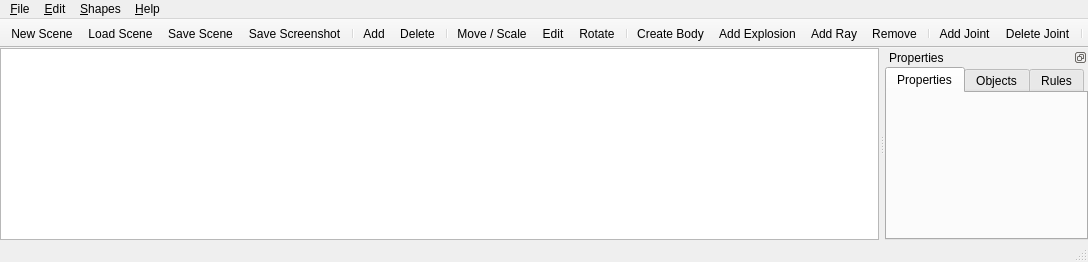
<?xml version="1.0" encoding="UTF-8"?>
<ui version="4.0">
 <class>MainWindow</class>
 <widget class="QMainWindow" name="MainWindow">
  <property name="windowTitle">
   <string>Physalis</string>
  </property>
  <widget class="QWidget" name="centralWidget">
   <layout class="QGridLayout" name="canvasLayout">
    <property name="spacing">
     <number>0</number>
    </property>
    <property name="leftMargin">
     <number>0</number>
    </property>
    <property name="topMargin">
     <number>0</number>
    </property>
    <property name="rightMargin">
     <number>0</number>
    </property>
    <property name="bottomMargin">
     <number>0</number>
    </property>
    <item row="0" column="0">
     <widget class="QWidget" name="rulerCorner" native="true">
      <property name="styleSheet">
       <string notr="true">background-color: rgb(248,248,248); border-right: 1px solid rgb(200,200,200); border-bottom: 1px solid rgb(200,200,200);</string>
      </property>
     </widget>
    </item>
    <item row="0" column="1">
     <widget class="RulerWidget" name="topRuler" native="true"/>
    </item>
    <item row="1" column="0">
     <widget class="RulerWidget" name="leftRuler" native="true"/>
    </item>
    <item row="1" column="1">
     <widget class="QGraphicsView" name="canvasView">
      <property name="focusPolicy">
       <enum>Qt::StrongFocus</enum>
      </property>
      <property name="contextMenuPolicy">
       <enum>Qt::CustomContextMenu</enum>
      </property>
      <property name="mouseTracking">
       <bool>true</bool>
      </property>
      <property name="dragMode">
       <enum>QGraphicsView::NoDrag</enum>
      </property>
      <property name="viewportUpdateMode">
       <enum>QGraphicsView::FullViewportUpdate</enum>
      </property>
     </widget>
    </item>
   </layout>
  </widget>
  <widget class="QMenuBar" name="menuBar">
   <widget class="QMenu" name="menuFile">
    <property name="title">
     <string>&amp;File</string>
    </property>
    <addaction name="actionNewScene"/>
    <addaction name="actionLoadScene"/>
    <addaction name="actionSaveScene"/>
    <addaction name="actionSaveSceneAs"/>
    <addaction name="separator"/>
    <addaction name="menuExport"/>
    <addaction name="separator"/>
    <addaction name="actionOptions"/>
    <addaction name="separator"/>
    <addaction name="actionExit"/>
   </widget>
   <widget class="QMenu" name="menuExport">
    <property name="title">
     <string>&amp;Export to</string>
    </property>
   </widget>
   <widget class="QMenu" name="menuEdit">
    <property name="title">
     <string>&amp;Edit</string>
    </property>
    <addaction name="actionUndo"/>
    <addaction name="actionRedo"/>
    <addaction name="separator"/>
    <addaction name="actionCopy"/>
    <addaction name="actionPaste"/>
    <addaction name="separator"/>
    <addaction name="actionSaveScreenshot"/>
   </widget>
   <widget class="QMenu" name="menuShapes">
    <property name="title">
     <string>&amp;Shapes</string>
    </property>
   <widget class="QMenu" name="menuAddShape">
    <property name="title">
     <string>Add</string>
    </property>
    <addaction name="actionAddRectangle"/>
    <addaction name="actionAddCircle"/>
    <addaction name="actionAddPolygon"/>
   </widget>
   <addaction name="menuAddShape"/>
   </widget>
   <addaction name="menuFile"/>
   <addaction name="menuEdit"/>
   <widget class="QMenu" name="menuHelp">
    <property name="title">
     <string>&amp;Help</string>
    </property>
    <addaction name="actionAbout"/>
   </widget>
   <addaction name="menuShapes"/>
   <addaction name="menuHelp"/>
  </widget>
  <widget class="QStatusBar" name="statusBar"/>
  <widget class="QToolBar" name="toolBar">
   <property name="windowTitle">
    <string>Tools</string>
   </property>
   <property name="movable">
    <bool>false</bool>
   </property>
   <property name="toolButtonStyle">
    <enum>Qt::ToolButtonIconOnly</enum>
   </property>
   <attribute name="toolBarArea">
    <enum>TopToolBarArea</enum>
   </attribute>
   <attribute name="toolBarBreak">
    <bool>false</bool>
   </attribute>
   <addaction name="actionNewScene"/>
   <addaction name="actionLoadScene"/>
   <addaction name="actionSaveScene"/>
   <addaction name="actionSaveScreenshot"/>
   <addaction name="separator"/>
   <addaction name="actionAddShape"/>
   <addaction name="actionDelete"/>
   <addaction name="separator"/>
   <addaction name="actionMoveScale"/>
   <addaction name="actionEditNodes"/>
   <addaction name="actionRotate"/>
   <addaction name="separator"/>
   <addaction name="actionCreateBody"/>
   <addaction name="actionAddExplosion"/>
   <addaction name="actionAddRay"/>
   <addaction name="actionDissolveBody"/>
   <addaction name="separator"/>
   <addaction name="actionAddJoint"/>
   <addaction name="actionDeleteJoint"/>
   <addaction name="separator"/>
  </widget>
  <widget class="QDockWidget" name="propertyDock">
   <property name="features">
    <set>QDockWidget::DockWidgetFloatable|QDockWidget::DockWidgetMovable</set>
   </property>
   <property name="windowTitle">
    <string>Properties</string>
   </property>
   <attribute name="dockWidgetArea">
    <number>2</number>
   </attribute>
   <widget class="QWidget" name="dockContents">
    <layout class="QVBoxLayout" name="dockLayout">
     <property name="spacing">
      <number>0</number>
     </property>
     <property name="leftMargin">
      <number>0</number>
     </property>
     <property name="topMargin">
      <number>0</number>
     </property>
     <property name="rightMargin">
      <number>0</number>
     </property>
     <property name="bottomMargin">
      <number>0</number>
     </property>
     <item>
      <widget class="QTabWidget" name="sidePanel">
       <property name="currentIndex">
        <number>0</number>
       </property>
       <widget class="PropertyPanel" name="propertyPanel">
        <attribute name="title">
         <string>Properties</string>
        </attribute>
       </widget>
       <widget class="SceneTree" name="sceneTree">
        <attribute name="title">
         <string>Objects</string>
        </attribute>
       </widget>
       <widget class="RulesPanel" name="rulesPanel">
        <attribute name="title">
         <string>Rules</string>
        </attribute>
       </widget>
      </widget>
     </item>
    </layout>
   </widget>
  </widget>
  <action name="actionNewScene">
   <property name="icon">
    <iconset resource="../resources/icons.qrc">
     <normaloff>:/icons/new_scene.svg</normaloff>:/icons/new_scene.svg</iconset>
   </property>
   <property name="text">
    <string>&amp;New Scene</string>
   </property>
   <property name="shortcut">
    <string>Ctrl+N</string>
   </property>
  </action>
  <action name="actionLoadScene">
   <property name="icon">
    <iconset resource="../resources/icons.qrc">
     <normaloff>:/icons/load_scene.svg</normaloff>:/icons/load_scene.svg</iconset>
   </property>
   <property name="text">
    <string>&amp;Load Scene...</string>
   </property>
   <property name="shortcut">
    <string>Ctrl+O</string>
   </property>
  </action>
  <action name="actionSaveScene">
   <property name="icon">
    <iconset resource="../resources/icons.qrc">
     <normaloff>:/icons/save_scene.svg</normaloff>:/icons/save_scene.svg</iconset>
   </property>
   <property name="text">
    <string>&amp;Save Scene</string>
   </property>
   <property name="shortcut">
    <string>Ctrl+S</string>
   </property>
  </action>
  <action name="actionSaveSceneAs">
   <property name="icon">
    <iconset resource="../resources/icons.qrc">
     <normaloff>:/icons/save_as.svg</normaloff>:/icons/save_as.svg</iconset>
   </property>
   <property name="text">
    <string>Save Scene &amp;As...</string>
   </property>
   <property name="shortcut">
    <string>Ctrl+Shift+S</string>
   </property>
  </action>
  <action name="actionAbout">
   <property name="text">
    <string>&amp;About</string>
   </property>
   <property name="toolTip">
    <string>Version, author and the engine plugins that were found</string>
   </property>
  </action>
  <action name="actionOptions">
   <property name="icon">
    <iconset resource="../resources/icons.qrc">
     <normaloff>:/icons/options.svg</normaloff>:/icons/options.svg</iconset>
   </property>
   <property name="text">
    <string>Options...</string>
   </property>
  </action>
  <action name="actionExit">
   <property name="icon">
    <iconset resource="../resources/icons.qrc">
     <normaloff>:/icons/exit.svg</normaloff>:/icons/exit.svg</iconset>
   </property>
   <property name="text">
    <string>Exit</string>
   </property>
  </action>
  <action name="actionUndo">
   <property name="icon">
    <iconset resource="../resources/icons.qrc">
     <normaloff>:/icons/undo.svg</normaloff>:/icons/undo.svg</iconset>
   </property>
   <property name="text">
    <string>&amp;Undo</string>
   </property>
   <property name="shortcut">
    <string>Ctrl+Z</string>
   </property>
  </action>
  <action name="actionRedo">
   <property name="icon">
    <iconset resource="../resources/icons.qrc">
     <normaloff>:/icons/redo.svg</normaloff>:/icons/redo.svg</iconset>
   </property>
   <property name="text">
    <string>&amp;Redo</string>
   </property>
   <property name="shortcut">
    <string>Ctrl+Y</string>
   </property>
  </action>
  <action name="actionCopy">
   <property name="icon">
    <iconset resource="../resources/icons.qrc">
     <normaloff>:/icons/copy.svg</normaloff>:/icons/copy.svg</iconset>
   </property>
   <property name="text">
    <string>&amp;Copy</string>
   </property>
   <property name="shortcut">
    <string>Ctrl+C</string>
   </property>
  </action>
  <action name="actionPaste">
   <property name="icon">
    <iconset resource="../resources/icons.qrc">
     <normaloff>:/icons/paste.svg</normaloff>:/icons/paste.svg</iconset>
   </property>
   <property name="text">
    <string>&amp;Paste</string>
   </property>
   <property name="shortcut">
    <string>Ctrl+V</string>
   </property>
  </action>
  <action name="actionSaveScreenshot">
   <property name="icon">
    <iconset resource="../resources/icons.qrc">
     <normaloff>:/icons/screenshot.svg</normaloff>:/icons/screenshot.svg</iconset>
   </property>
   <property name="text">
    <string>Save &amp;Screenshot...</string>
   </property>
   <property name="toolTip">
    <string>Save a picture of the scene as it is drawn now, cut to the objects in it</string>
   </property>
   <property name="shortcut">
    <string>Ctrl+Shift+P</string>
   </property>
  </action>
  <action name="actionAddRectangle">
   <property name="icon">
    <iconset resource="../resources/icons.qrc">
     <normaloff>:/icons/rectangle.svg</normaloff>:/icons/rectangle.svg</iconset>
   </property>
   <property name="text">
    <string>Rectangle</string>
   </property>
  </action>
  <action name="actionAddCircle">
   <property name="icon">
    <iconset resource="../resources/icons.qrc">
     <normaloff>:/icons/circle.svg</normaloff>:/icons/circle.svg</iconset>
   </property>
   <property name="text">
    <string>Circle</string>
   </property>
  </action>
  <action name="actionAddPolygon">
   <property name="icon">
    <iconset resource="../resources/icons.qrc">
     <normaloff>:/icons/polygon.svg</normaloff>:/icons/polygon.svg</iconset>
   </property>
   <property name="text">
    <string>Polygon</string>
   </property>
  </action>
  <action name="actionAddShape">
   <property name="icon">
    <iconset resource="../resources/icons.qrc">
     <normaloff>:/icons/add.svg</normaloff>:/icons/add.svg</iconset>
   </property>
   <property name="text">
    <string>Add</string>
   </property>
   <property name="toolTip">
    <string>Add a shape</string>
   </property>
  </action>
  <action name="actionDelete">
   <property name="icon">
    <iconset resource="../resources/icons.qrc">
     <normaloff>:/icons/delete.svg</normaloff>:/icons/delete.svg</iconset>
   </property>
   <property name="text">
    <string>Delete</string>
   </property>
   <property name="toolTip">
    <string>Delete the selected shape</string>
   </property>
   <property name="shortcut">
    <string>Del</string>
   </property>
  </action>
  <action name="actionMoveScale">
   <property name="icon">
    <iconset resource="../resources/icons.qrc">
     <normaloff>:/icons/move.svg</normaloff>:/icons/move.svg</iconset>
   </property>
   <property name="text">
    <string>Move / Scale</string>
   </property>
   <property name="toolTip">
    <string>Switch the selected shape back to move/scale mode</string>
   </property>
   <property name="checkable">
    <bool>true</bool>
   </property>
  </action>
  <action name="actionEditNodes">
   <property name="icon">
    <iconset resource="../resources/icons.qrc">
     <normaloff>:/icons/edit.svg</normaloff>:/icons/edit.svg</iconset>
   </property>
   <property name="text">
    <string>Edit</string>
   </property>
   <property name="toolTip">
    <string>Edit the selected shape's nodes</string>
   </property>
   <property name="checkable">
    <bool>true</bool>
   </property>
  </action>
  <action name="actionRotate">
   <property name="icon">
    <iconset resource="../resources/icons.qrc">
     <normaloff>:/icons/rotate.svg</normaloff>:/icons/rotate.svg</iconset>
   </property>
   <property name="text">
    <string>Rotate</string>
   </property>
   <property name="toolTip">
    <string>Switch the selected shape to rotate mode</string>
   </property>
   <property name="checkable">
    <bool>true</bool>
   </property>
  </action>
  <action name="actionAddRay">
   <property name="icon">
    <iconset resource="../resources/icons.qrc">
     <normaloff>:/icons/ray.svg</normaloff>:/icons/ray.svg</iconset>
   </property>
   <property name="text">
    <string>Add &amp;Ray</string>
   </property>
   <property name="toolTip">
    <string>A rangefinder that reports how far it is to the first thing in the way</string>
   </property>
  </action>
  <action name="actionAddExplosion">
   <property name="icon">
    <iconset resource="../resources/icons.qrc">
     <normaloff>:/icons/explosion.svg</normaloff>:/icons/explosion.svg</iconset>
   </property>
   <property name="text">
    <string>Add &amp;Explosion</string>
   </property>
   <property name="toolTip">
    <string>A blast that a rule can set off</string>
   </property>
  </action>
  <action name="actionCreateBody">
   <property name="icon">
    <iconset resource="../resources/icons.qrc">
     <normaloff>:/icons/create_body.svg</normaloff>:/icons/create_body.svg</iconset>
   </property>
   <property name="text">
    <string>Create Body</string>
   </property>
   <property name="toolTip">
    <string>Group the selected shapes into one rigid body</string>
   </property>
  </action>
  <action name="actionDissolveBody">
   <property name="icon">
    <iconset resource="../resources/icons.qrc">
     <normaloff>:/icons/dissolve_body.svg</normaloff>:/icons/dissolve_body.svg</iconset>
   </property>
   <property name="text">
    <string>Remove</string>
   </property>
   <property name="toolTip">
    <string>Dissolve the selected body back into its shapes, or delete the selected explosion</string>
   </property>
  </action>
  <action name="actionAddJoint">
   <property name="icon">
    <iconset resource="../resources/icons.qrc">
     <normaloff>:/icons/add.svg</normaloff>:/icons/add.svg</iconset>
   </property>
   <property name="text">
    <string>Add Joint</string>
   </property>
   <property name="toolTip">
    <string>Connect the two selected bodies</string>
   </property>
  </action>
  <action name="actionDeleteJoint">
   <property name="icon">
    <iconset resource="../resources/icons.qrc">
     <normaloff>:/icons/delete.svg</normaloff>:/icons/delete.svg</iconset>
   </property>
   <property name="text">
    <string>Delete Joint</string>
   </property>
   <property name="toolTip">
    <string>Remove the selected joint</string>
   </property>
  </action>
  <action name="actionSimulate">
   <property name="icon">
    <iconset resource="../resources/icons.qrc">
     <normaloff>:/icons/simulate.svg</normaloff>:/icons/simulate.svg</iconset>
   </property>
   <property name="text">
    <string>Simulate</string>
   </property>
  </action>
  <action name="actionStep">
   <property name="icon">
    <iconset resource="../resources/icons.qrc">
     <normaloff>:/icons/step.svg</normaloff>:/icons/step.svg</iconset>
   </property>
   <property name="text">
    <string>Step</string>
   </property>
   <property name="toolTip">
    <string>Advance one frame and hold</string>
   </property>
  </action>
  <action name="actionStop">
   <property name="icon">
    <iconset resource="../resources/icons.qrc">
     <normaloff>:/icons/stop.svg</normaloff>:/icons/stop.svg</iconset>
   </property>
   <property name="text">
    <string>Stop</string>
   </property>
   <property name="toolTip">
    <string>Stop and put every shape back where it started</string>
   </property>
  </action>
 </widget>
 <customwidgets>
  <customwidget>
   <class>RulerWidget</class>
   <extends>QWidget</extends>
   <header>RulerWidget.h</header>
  </customwidget>
  <customwidget>
   <class>PropertyPanel</class>
   <extends>QWidget</extends>
   <header>PropertyPanel.h</header>
   <container>1</container>
  </customwidget>
  <customwidget>
   <class>SceneTree</class>
   <extends>QWidget</extends>
   <header>SceneTree.h</header>
   <container>1</container>
  </customwidget>
  <customwidget>
   <class>RulesPanel</class>
   <extends>QWidget</extends>
   <header>RulesPanel.h</header>
   <container>1</container>
  </customwidget>
 </customwidgets>
 <resources>
  <include location="../resources/icons.qrc"/>
 </resources>
 <connections/>
</ui>
